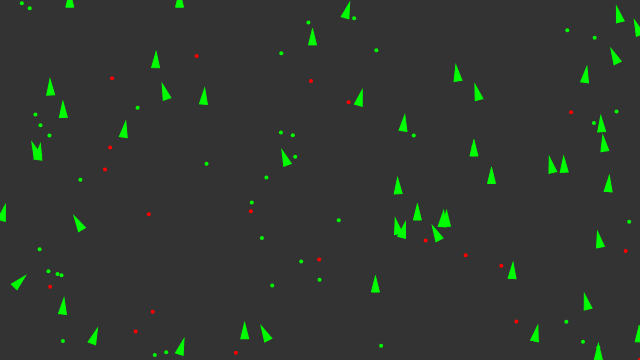
Frame 1 (no input)
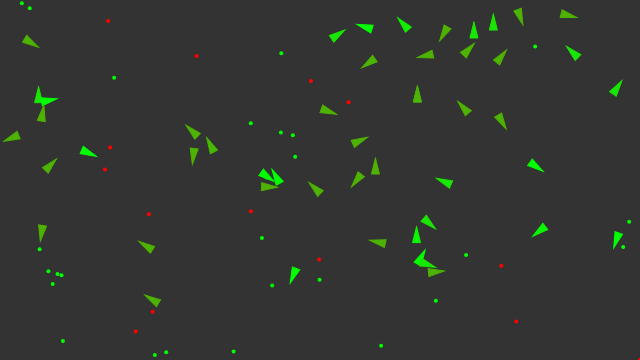
Frame 60 (no input)
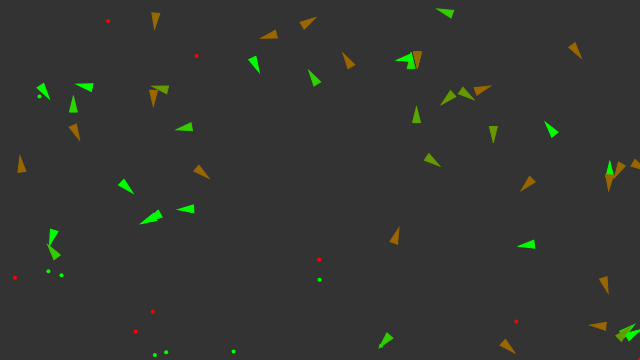
Frame 120 (the mouse pressed at the canvas centre since frame 60)

The p5.js sketch that drew these frames (run headless with seeded random() and noise() and a simulated clock; from frame 60 on, the mouse is pressed at the canvas centre):

// p5.js sketch
// ── sketch.js
//array storing vehicles
let vehicles = [];
//array storing food
let food = [];
//poison array
let poison = [];

let debug;
let fd;
let ps;
let vh;

function setup() {
  createCanvas(640, 360);

  //initialising new vehicles
  for(var i = 0; i < 50; ++i) {
    var x = random(width);
    var y = random(height);
    vehicles[i] = new Vehicle(x, y);
  }

  //initialising new food
  for(var i = 0; i < 40; ++i) {
    var x = random(width);
    var y = random(height);
    food.push(createVector(x, y));
  }
  
  //initialising new poison
  for(var i = 0; i < 20; ++i) {
    var x = random(width);
    var y = random(height);
    poison.push(createVector(x, y));
  }

  debug = createCheckbox();
  createP("Debug");
  fd = createCheckbox();
  createP("Food");
  ps = createCheckbox();
  createP("Poison");
  vh = createCheckbox();
  createP("Vehicle");
}

function mouseClicked() {
  if(vh.checked()) {
    vehicles.push(new Vehicle(mouseX, mouseY));
  } else if(fd.checked()) {
    food.push(createVector(mouseX, mouseY));
  } else if(ps.checked()) {
    poison.push(createVector(mouseX, mouseY));
  }
}

function draw() {
  background(51);
  
  //adding new food more often
  if(random() < 0.1) {
    var x = random(width);
    var y = random(height);
    food.push(createVector(x, y));
  }
  
  //adding new poison less often
  if(random() < 0.01) {
    var x = random(width);
    var y = random(height);
    poison.push(createVector(x, y));
  }

  for(var i = 0; i < food.length; ++i) {
    fill(0, 255, 0);
    noStroke();
    ellipse(food[i].x, food[i].y, 4, 4);
  }

  for(var i = 0; i < poison.length; ++i) {
    fill(255, 0, 0);
    noStroke();
    ellipse(poison[i].x, poison[i].y, 4, 4);
  }

  for(var i = vehicles.length - 1; i >= 0; i--) {
    //checking whether the vehicle reaches any boundarie
    vehicles[i].boundaries();
    //complete function in which we apply weights to the food and poison and a perception radius to the vehicle
    //towards the food and poison and also seek speed towards them
    //perception is also random: if it is lucky enough it will have more perception radius towards food and also
    //more steering towards the food
    vehicles[i].behaviour(food, poison);
    //updating the vehicle's position
    vehicles[i].update();
    //display function
    vehicles[i].display();

    //reproducing new children
    var child = vehicles[i].clone();
    if(child != null) {
      vehicles.push(child);
    }

    //if it is dead it is removed from the array and also a food is added at that position
    if(vehicles[i].dead()) {
        var x = vehicles[i].position.x;
        var y = vehicles[i].position.y;
        food.push(createVector(x, y));
      vehicles.splice(i, 1);
    }
  }
}

// ── style.css
html, body {
  margin: 0;
  padding: 0;
}

canvas {
  display: block;
}

p {
  font-size: 5;
}
// ── vehicle.js
var mr = 0.01;

class Vehicle {
    constructor(x, y, dna) {
        this.acceleration = createVector(0, 0);
        this.velocity = createVector(0, -2);
        this.position = createVector(x, y);
        this.r = 4;
        //size of the Vehicle
        this.maxSpeed = 5;
        //maximum speed that vehicle can attain
        this.maxForce = 0.5;
        //maximum force it can seek or go towards the target object
        this.health = 1;
        this.dna = [];
        if(dna == undefined) {
            this.dna[0] = random(2, -2);
            //poison weight
            this.dna[1] = random(2, -2);
            //food perception
            this.dna[2] = random(0, 100);
            //poison perception
            this.dna[3] = random(0, 100);
            //food weight
        } else {
            //applying mutation
            for(var i = 0; i < 4; ++i) {
                this.dna[i] = dna[i];
                if((i == 0 || i == 1) && random(1) < mr) {
                    this.dna[i] += random(-0.1, 0.1);
                } else if(random(1) < mr) {
                    this.dna[i] += random(-10, 10);
                }
            }
        }
    }

    //method to update the position
    update() {
        this.health -= 0.005;
        //add acceleration to velocity
        this.velocity.add(this.acceleration);
        //limit the velocity: as it should be under maxSpeed
        this.velocity.limit(this.maxSpeed);
        //applying velocity to the vehicle
        this.position.add(this.velocity);
        //we have to reset the acceleration everytime we cycle in this update function
        this.acceleration.mult(0);
    }

    behaviour(good, bad) {
        //steering towards the food
        var goodSteer = this.eat(good, 0.2, this.dna[2]);
        //steering towards the poison
        var badSteer = this.eat(bad, -1, this.dna[3]);

        goodSteer.mult(this.dna[0]);
        badSteer.mult(this.dna[1]);

        this.applyForce(goodSteer);
        this.applyForce(badSteer);
    }

    clone() {
        //creating new children often
        if(random(1) < 0.002) {
            return new Vehicle(this.position.x, this.position.y, this.dna);
        } else{
            return null;
        }
    }

    eat(list, nutrition, perception) {
        var record = Infinity;
        var closest = null;
        for(var i = list.length - 1; i >= 0; i--) {
            var d = this.position.dist(list[i]);
        
            //if anything either food or poison is very close, it just eats it
            if(d < this.maxSpeed) {
                list.splice(i, 1);
                this.health += nutrition;
            } else {
                //if only it farther away from it is stored in the closest object
                if(d < record && d < perception) {
                    record = d;
                    closest = list[i];
                }
            }

        }

        //if it is near to the food it gets deleted or it still seeks or steers towards the food
        if(closest != null) {
            return this.seek(closest);
        }
        return createVector(0, 0);
    }

    //we have to calculate the steering force towards the target
    seek(target) {
        //the desired velocity is towards the target: target position - vehicle position limiting to the maxSPeed
        var desired = p5.Vector.sub(target, this.position);
        //scale to maxSpeed of the vehicle
        desired.setMag(this.maxSpeed);

        //Steering is Desired velocity - Actual velocity
        var steer = p5.Vector.sub(desired, this.velocity);
        //scaling it with tqhe maxForce
        steer.setMag(this.maxForce);

        return steer;
        // this.applyForce(steer);
    }

    applyForce(force) {
        //applying the force to alter the accelaration
        //we can also add mass to the vehicle if needed
        this.acceleration.add(force);
    }

    dead() {
        return (this.health < 0);
    }

    display() {
        //triangle representing the vehicle
        //it rotates in the direction of the velocity vector
        let theta = this.velocity.heading() + PI / 2;
 
        push();
        
        translate(this.position.x, this.position.y);
        
        if(debug.checked()) {
            strokeWeight(2);
            
            stroke(0, 255, 0);
            noFill();
            line(0, 0, 0, -this.dna[0] * 20);
            ellipse(0, 0, this.dna[2] * 2);
            stroke(255, 0, 0);
            line(0, 0, 0, -this.dna[1] * 20);
            ellipse(0, 0, this.dna[3] * 2);
        }
        
        var green = color(0, 255, 0);
        var red = color(255, 0, 0);
        var col = lerpColor(red, green, this.health);
        
        fill(col);
        stroke(col);
        strokeWeight(1);
        
        rotate(theta);
        beginShape();
        vertex(0, -this.r * 2);
        vertex(-this.r, this.r * 2);
        vertex(this.r, this.r * 2);
        endShape(CLOSE);
        pop();
    }
    
    boundaries() {
        const d = 25;
        
        let desired = null;
        
        if (this.position.x < d) {
            desired = createVector(this.maxSpeed, this.velocity.y);
        } else if (this.position.x > width - d) {
            desired = createVector(-this.maxSpeed, this.velocity.y);
        }

        if (this.position.y < d) {
            desired = createVector(this.velocity.x, this.maxSpeed);
        } else if (this.position.y > height - d) {
            desired = createVector(this.velocity.x, -this.maxSpeed);
        }

        if (desired !== null) {
            desired.normalize();
            desired.setMag(this.maxSpeed);
            const steer = p5.Vector.sub(desired, this.velocity);
            steer.setMag(this.maxForce);
            this.applyForce(steer);
        }
    }
}
